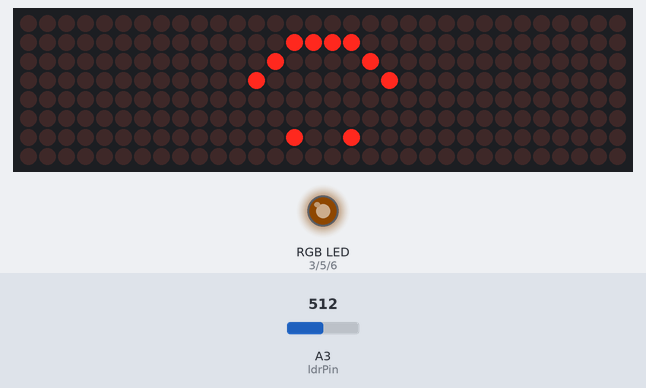
Recording of a sketch running on a simulated Arduino Uno, built with avr-gcc and run on an emulated ATmega328P. On the bench: 32×8 LED matrix, an RGB LED mixed from three pins (HIGH = lit). The inputs (shaded band) are chosen by the test bench; at power-on: A3 (ldrPin) = 512. Dim RGB values are drawn brighter than linear.

Above: at 1.1 s.
At 8.0 s:
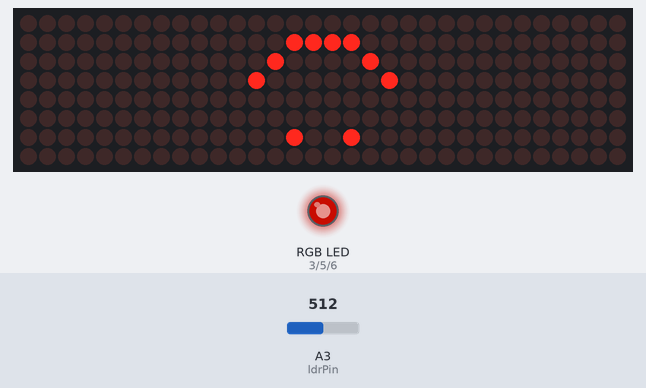
At 15.23 s:
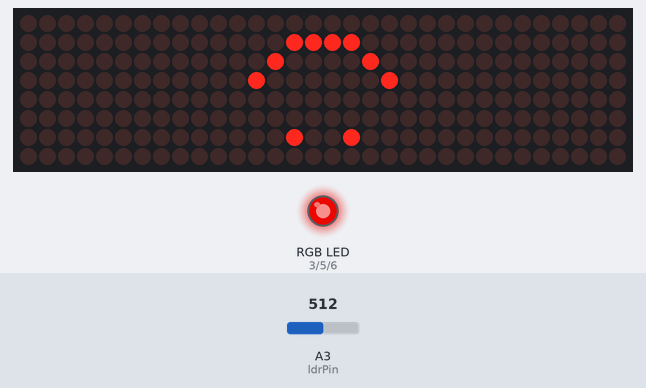
At 39.92 s:
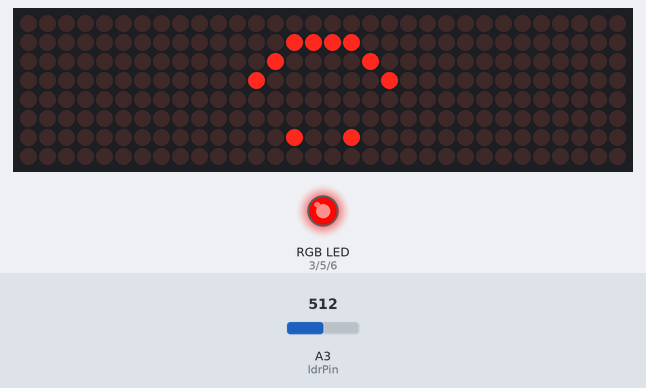
Timing chart, 0 to 40.0 s (numbered marks = the images above):
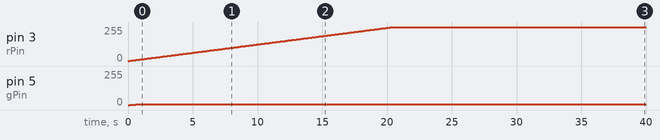

The sketch:

prototype.ino
```cpp
//
// matrix
//
#include "LedControl.h"

LedControl lc=LedControl(12,11,10,4);

float screenBrightness = 8;

//
// rgb led
//
int rPin = 3;
int gPin = 5;
int bPin = 6;
float rgbValue[3] = {0.0, 0.0, 0.0};
boolean fadeIn = false;

//
// light sensor (LDR)
//
int ldrPin = A3;
int ldrValue = 0;

//
// states
//
boolean pulledUp = false; // if there is too much light
boolean sleeping = false;
int pulledUpTimer = 0;
int pulledDownTimer = 0;

void setup() {
  Serial.begin(9600);

  // matrix
  matrixInit();

  // rgb
  rgbInit();
  //  rgbOrange();

  // LDR
  pinMode(ldrPin, INPUT);
}

void loop() {
  // LDR
  readLDR();

  // RGB led
  if(sleeping) { rgbSleeping(); }
  else { rgbOrange(); }

  delay(40); // small delay gives a more natural feel
}


//
// matrix function
//

void matrixInit() {
  //we have already set the number of devices when we created the LedControl
  int devices=lc.getDeviceCount();
  lc.shutdown(0,true);
  lc.shutdown(3,true);

  /*The MAX72XX is in power-saving mode on startup*/
  lc.shutdown(1,false);
  lc.shutdown(2,false);
}

void setSmiley() {
  /* Set the brightness to a medium values */
  lc.setIntensity(1, screenBrightness);
  lc.setIntensity(2, screenBrightness);

  // the smiley is centered, and therefore split in 2 screens
  // mouth
  lc.setRow(2, 1, B00000011);
  lc.setRow(1, 1, B11000000);

  // corners
  lc.setLed(2, 2, 5, true);
  lc.setLed(1, 2, 2, true);
  lc.setLed(2, 3, 4, true);
  lc.setLed(1, 3, 3, true);

  // eyes
  lc.setLed(1, 6, 1, true);
  lc.setLed(2, 6, 6, true);
}

void clearMatrix() {
  lc.clearDisplay(1);
  lc.clearDisplay(2);
}

//
// rgb functions
//

void rgbInit() {
  pinMode(rPin, OUTPUT);
  pinMode(gPin, OUTPUT);
  pinMode(bPin, OUTPUT);

  analogWrite(rPin, 0);
  analogWrite(gPin, 0);
  analogWrite(bPin, 0);
}

void rgbOrange() {
  float fadeSpeed = 0.5;

  // increase Red value if not 255
  if(rgbValue[0] < 255) {
     rgbValue[0] += fadeSpeed;
    analogWrite(rPin, rgbValue[0]);
  }

  // change Green value if not 7
  if(rgbValue[1] < 7) {
    rgbValue[1] += fadeSpeed/2;
  } else if (rgbValue > 7) {
    rgbValue[1] -= fadeSpeed;
  }
  analogWrite(gPin, rgbValue[1]);
}

void rgbSleeping() {
  float fadeSpeed = 1;

  // breath-like fading
  // if fadeIn, increase values
  // else decrease
  if(fadeIn) {
//      Serial.println(rgbValue[0]);
    if(rgbValue[0] <= 255) {
      rgbValue[0] += fadeSpeed*2;
      analogWrite(rPin, rgbValue[0]);
    }
    if(rgbValue[1] <= 180.0) {
      rgbValue[1] += fadeSpeed*1.75;
      analogWrite(gPin, rgbValue[1]);
    }
    if(rgbValue[2] <= 255.0) {
      rgbValue[2] += fadeSpeed*2;
      analogWrite(bPin, rgbValue[2]);
    }
    if(rgbValue[0] >= 255.0 && rgbValue[1] >= 180.0 && rgbValue[2] >= 255.0 ) {
      fadeIn = false;
    }
  } else {
    if(rgbValue[0] > 0.0) {
      rgbValue[0] -= fadeSpeed;
      analogWrite(rPin, rgbValue[0]);
    }
    if(rgbValue[1] > 0.0) {
      rgbValue[1] -= fadeSpeed*0.75;
      analogWrite(gPin, rgbValue[1]);
    }
    if(rgbValue[2] > 0.0) {
      rgbValue[2] -= fadeSpeed;
      analogWrite(bPin, rgbValue[2]);
    }
    if(rgbValue[0] <= 0 && rgbValue[1] <= 0 && rgbValue[2] <= 0) {
      fadeIn = true;
    }
  }
}

//
// light sensor functions
//
void readLDR() {
  ldrValue = analogRead(ldrPin);
//  Serial.println(ldrValue);

  // if too light, it is considered pulled up
  if(ldrValue > 30 && !pulledUp) {
    // if too light, set timer for small delay, so it feels more natural
    if(pulledUpTimer == 0) { pulledUpTimer = millis(); }
//    Serial.println(pulledUpTimer);
    if(millis() - pulledUpTimer > 1000) {
      pulledUp = true;
      pulledUpTimer = 0;
      setSmiley();
    } // add little delay to smile
    if(sleeping) { sleeping = false; }

  }
  // if too dark for at least 3 seconds, fall asleep
  if (ldrValue <= 30 && pulledUp) {
    if(pulledDownTimer == 0) { pulledDownTimer = millis(); }
    if(millis() - pulledDownTimer > 3000) {
      pulledUp = false;
      sleeping = true;
      pulledDownTimer = 0;
      clearMatrix();
    }

  }
}
```

Measured:
- by itself, pin 3 (rPin): moves from 0/255 to 255/255 over 20.4 s
